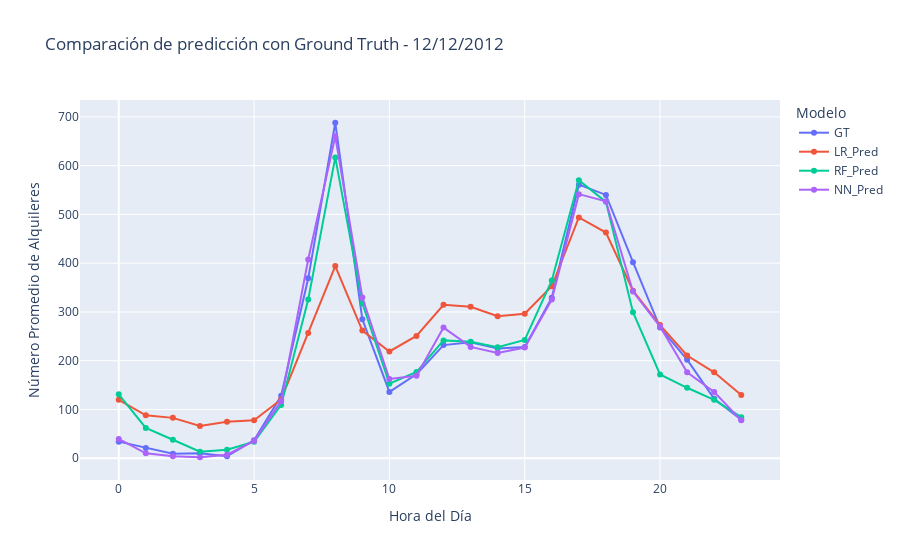

Notebook code for this chart:
### Markdown cell above
## Experimento de predicción de día entero

### Code cell
import plotly.express as px

# Seleccionar data de un dia random
X_experiment = X_test[X_test['day_type']=='Weekday']
y_experiment = y_test[X_test['day_type']=='Weekday']
random_year, random_month, random_day = X_experiment.sample(1)[['year', 'month', 'day']].iloc[0]
filtro_fecha = (X_experiment['year'] == random_year) & (X_experiment['month'] == random_month) & (X_experiment['day'] == random_day)

X_dia = X_experiment.loc[filtro_fecha]
X_dia = preprocessor.transform(X_dia)
y_dia = y_experiment[filtro_fecha]

# Calcular predicciones
pred_day_lr = lr.predict(X_dia)
pred_day_rf = rf.predict(X_dia)
pred_day_nn = dl_model_predict(model, X_dia.toarray(), device)[:,0]

# Calcular MAE
lr_mae = np.abs(y_dia - pred_day_lr).mean()
rf_mae = np.abs(y_dia - pred_day_rf).mean()
nn_mae = np.abs(y_dia - pred_day_nn).mean()

title_errors = f'LR MAE: {lr_mae:.4f}\nRF MAE: {rf_mae:.4f}\nNN MAE: {nn_mae:.4f}'
print(title_errors)

# Preparar DF para el plot
output_data = {
    'hour': list(range(len(y_dia))),
    'GT': y_dia,  # Ground Truth
    'LR_Pred': pred_day_lr,  # Linear Regression Prediction
    'RF_Pred': pred_day_rf,  # Random Forest Prediction
    'NN_Pred': pred_day_nn   # Random Forest Prediction
}

output_data_df = pd.DataFrame(output_data)

df_long = pd.melt(output_data_df, 
                  id_vars=['hour'], 
                  value_vars=['GT', 'LR_Pred', 'RF_Pred', 'NN_Pred'],
                  var_name='model_type', 
                  value_name='count')

# Plot
le_title = f'Comparación de predicción con Ground Truth - {random_day}/{random_month}/{random_year}'
fig = px.line(df_long, x='hour', y='count', color='model_type',
              title=f'{le_title}',
              labels={'hour': 'Hora del Día', 'count': 'Número Promedio de Alquileres', 'model_type': 'Modelo'},
              markers=True)
fig.show()

### Figure 1 — Plotly figure (JSON) as saved in the notebook; plotly's stock layout.template omitted (floating-point values rounded to 4 significant figures)
{"data": [{"hovertemplate": "Modelo=GT<br>Hora del Día=%{x}<br>Número Promedio de Alquileres=%{y}<extra></extra>", "legendgroup": "GT", "line": {"color": "#636efa", "dash": "solid"}, "marker": {"symbol": "circle"}, "mode": "lines+markers", "name": "GT", "orientation": "v", "showlegend": true, "type": "scatter", "x": [0, 1, 2, 3, 4, 5, 6, 7, 8, 9, 10, 11, 12, 13, 14, 15, 16, 17, 18, 19, 20, 21, 22, 23], "xaxis": "x", "y": [34.0, 21.0, 9.0, 10.0, 4.0, 37.0, 128.0, 369.0, 688.0, 285.0, 136.0, 172.0, 232.0, 238.0, 225.0, 228.0, 329.0, 561.0, 540.0, 402.0, 268.0, 202.0, 122.0, 79.0], "yaxis": "y"}, {"hovertemplate": "Modelo=LR_Pred<br>Hora del Día=%{x}<br>Número Promedio de Alquileres=%{y}<extra></extra>", "legendgroup": "LR_Pred", "line": {"color": "#EF553B", "dash": "solid"}, "marker": {"symbol": "circle"}, "mode": "lines+markers", "name": "LR_Pred", "orientation": "v", "showlegend": true, "type": "scatter", "x": [0, 1, 2, 3, 4, 5, 6, 7, 8, 9, 10, 11, 12, 13, 14, 15, 16, 17, 18, 19, 20, 21, 22, 23], "xaxis": "x", "y": [119.8, 87.96, 82.75, 66.22, 74.68, 77.98, 120.5, 256.9, 394.2, 261.7, 219.0, 250.9, 314.6, 310.8, 291.3, 296.3, 352.6, 493.8, 462.9, 343.6, 273.1, 210.7, 176.2, 129.5], "yaxis": "y"}, {"hovertemplate": "Modelo=RF_Pred<br>Hora del Día=%{x}<br>Número Promedio de Alquileres=%{y}<extra></extra>", "legendgroup": "RF_Pred", "line": {"color": "#00cc96", "dash": "solid"}, "marker": {"symbol": "circle"}, "mode": "lines+markers", "name": "RF_Pred", "orientation": "v", "showlegend": true, "type": "scatter", "x": [0, 1, 2, 3, 4, 5, 6, 7, 8, 9, 10, 11, 12, 13, 14, 15, 16, 17, 18, 19, 20, 21, 22, 23], "xaxis": "x", "y": [131.1, 62.15, 37.79, 13.38, 17.46, 33.73, 109.3, 325.5, 616.9, 317.7, 152.8, 176.7, 241.7, 239.1, 227.8, 242.6, 364.5, 570.1, 525.8, 299.4, 171.8, 144.5, 119.8, 84.14], "yaxis": "y"}, {"hovertemplate": "Modelo=NN_Pred<br>Hora del Día=%{x}<br>Número Promedio de Alquileres=%{y}<extra></extra>", "legendgroup": "NN_Pred", "line": {"color": "#ab63fa", "dash": "solid"}, "marker": {"symbol": "circle"}, "mode": "lines+markers", "name": "NN_Pred", "orientation": "v", "showlegend": true, "type": "scatter", "x": [0, 1, 2, 3, 4, 5, 6, 7, 8, 9, 10, 11, 12, 13, 14, 15, 16, 17, 18, 19, 20, 21, 22, 23], "xaxis": "x", "y": [39.44, 10.09, 4.069, 1.991, 7.245, 35.56, 117.1, 407.6, 660.1, 329.6, 162.5, 169.1, 267.9, 228.3, 215.9, 226.9, 325.5, 541.6, 527.0, 341.7, 269.9, 176.3, 135.8, 77.66], "yaxis": "y"}], "layout": {"legend": {"title": {"text": "Modelo"}, "tracegroupgap": 0}, "title": {"text": "Comparación de predicción con Ground Truth - 12/12/2012"}, "xaxis": {"anchor": "y", "domain": [0, 1], "title": {"text": "Hora del Día"}}, "yaxis": {"anchor": "x", "domain": [0, 1], "title": {"text": "Número Promedio de Alquileres"}}}}
